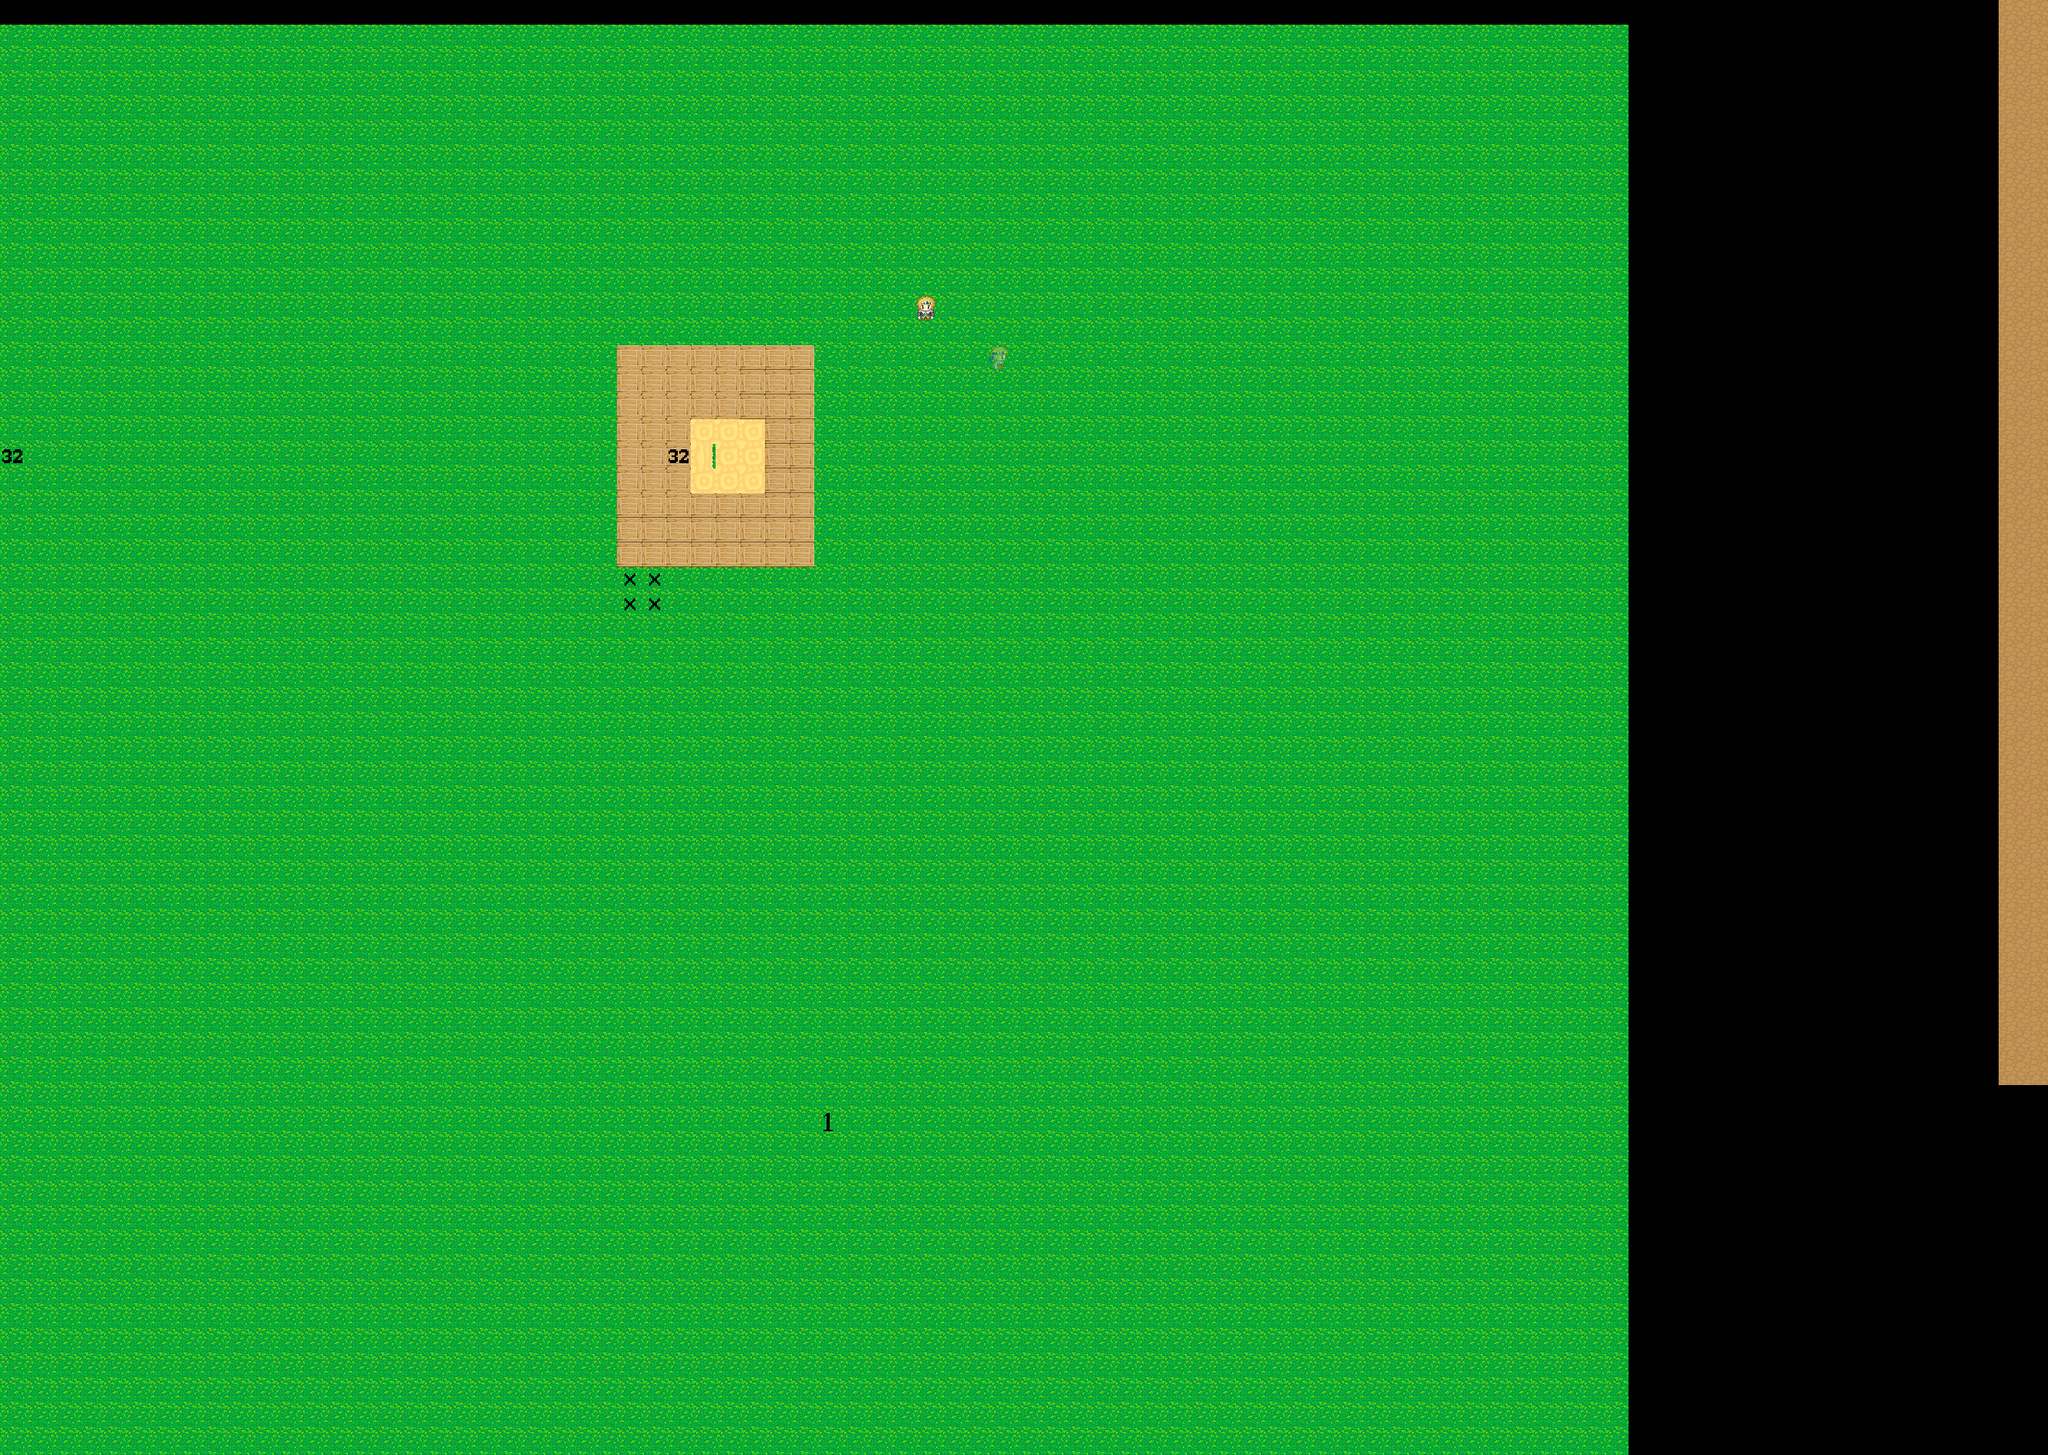

A level layout from a 2D game, rendered from its tile map. Below: a short description, then the map file with tile-grid data replaced by summaries:
An orthogonal 83x59 tile map with 32x32 px tiles, 7 tile layers (ground, start, overlay, event-zone, ...), 1 hidden layer not drawn, 4 tilesets and 1 object (computer).

<map version="1.5" tiledversion="1.6.0" orientation="orthogonal" renderorder="left-down" width="83" height="59" tilewidth="32" tileheight="32" infinite="0" nextlayerid="11" nextobjectid="3">
 <editorsettings>
  <export target="test.json" format="json" />
 </editorsettings>
 <properties>
  <property name="endLat" type="float" value="49.425351" />
  <property name="endLon" type="float" value="11.041655" />
  <property name="script" value="./test.module.js" />
  <property name="script2" value="../scripts/index.js?url=../test/test.js,./game-mode" />
  <property name="startLat" type="float" value="49.425333" />
  <property name="startLon" type="float" value="11.041488" />
 </properties>
 <tileset firstgid="1" source="../Male 01-2.tsx" />
 <tileset firstgid="13" source="../base_out_atlas.tsx" />
 <tileset firstgid="1037" source="../32x32_map_tile v3.1.tsx" />
 <tileset firstgid="1704" source="../terrain_atlas.tsx" />
 <layer id="1" name="ground" width="83" height="59">
  <data>[4897 cells, 3916 non-empty, 2 distinct tile ids]</data>
 </layer>
 <layer id="2" name="start" width="83" height="59">
  <data>[4897 cells, 2 non-empty, 2 distinct tile ids]</data>
 </layer>
 <layer id="5" name="overlay" width="83" height="59">
  <data>[4897 cells, 4897 non-empty, 3 distinct tile ids]</data>
 </layer>
 <layer id="4" name="event-zone" width="83" height="59">
  <properties>
   <property name="zone" value="event" />
  </properties>
  <data>[4897 cells, 9 non-empty, 2 distinct tile ids]</data>
 </layer>
 <layer id="6" name="zone" width="83" height="59">
  <properties>
   <property name="zone" value="123" />
  </properties>
  <data>[4897 cells, 8 non-empty, 4 distinct tile ids]</data>
 </layer>
 <objectgroup id="3" name="floorLayer">
  <object id="1" type="computer" x="1024" y="576" width="32" height="32" />
 </objectgroup>
 <layer id="7" name="opacity5" width="83" height="59" opacity="0.47">
  <data>[4897 cells, 1 non-empty, 1 distinct tile ids]</data>
 </layer>
 <layer id="8" name="invisislbe" width="83" height="59" visible="0">
  <data>[4897 cells, 1 non-empty, 1 distinct tile ids]</data>
 </layer>
 <layer id="10" name="Kachelebene 8" width="83" height="59" offsetx="31" offsety="0">
  <data>[4897 cells, 0 non-empty, 0 distinct tile ids]</data>
 </layer>
</map>
